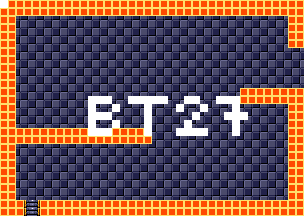

A 2D game scene composited from a Tiled map and its tileset images. What follows is a short description and the map's XML, with each tile layer's data collapsed to a summary:
An orthogonal 38x27 tile map with 8x8 px tiles, 4 tile layers (background, foreground, room numbers, Objects), 15 tilesets.

<map version="1.5" tiledversion="1.7.1" orientation="orthogonal" renderorder="right-down" width="38" height="27" tilewidth="8" tileheight="8" infinite="0" nextlayerid="11" nextobjectid="1">
 <tileset firstgid="1" source="tilesheets/tsKarniMata.tsx" />
 <tileset firstgid="1025" source="tilesheets/tsVoodooWasp.tsx" />
 <tileset firstgid="2049" source="tilesheets/tsBurial.tsx" />
 <tileset firstgid="3073" source="tilesheets/tsBlueTemple.tsx" />
 <tileset firstgid="4097" source="tilesheets/tsGoddess.tsx" />
 <tileset firstgid="5121" source="tilesheets/tsKonark.tsx" />
 <tileset firstgid="6145" name="sEnemies" tilewidth="8" tileheight="8" tilecount="1024" columns="32">
  <image source="../grapx/tilesheets/sObjects.bmp" trans="ff94ff" width="256" height="256" />
 </tileset>
 <tileset firstgid="7169" source="tilesheets/tsIceTemple.tsx" />
 <tileset firstgid="8193" source="tilesheets/tsLavaArea.tsx" />
 <tileset firstgid="9217" source="tilesheets/tsBossArea.tsx" />
 <tileset firstgid="10241" source="tilesheets/tsPegu.tsx" />
 <tileset firstgid="11265" source="tilesheets/sTiwanakuTemple.tsx" />
 <tileset firstgid="12289" source="tilesheets/sIndraTemple.tsx" />
 <tileset firstgid="13313" source="tilesheets/sTeleport.tsx" />
 <tileset firstgid="14337" source="tilesheets/sObjects.tsx" />
 <layer id="2" name="background" width="38" height="27">
  <data>[1026 cells, 1026 non-empty, 2 distinct tile ids]</data>
 </layer>
 <layer id="1" name="foreground" width="38" height="27">
  <data>[1026 cells, 280 non-empty, 3 distinct tile ids]</data>
 </layer>
 <layer id="7" name="room numbers" width="38" height="27">
  <data>[1026 cells, 42 non-empty, 1 distinct tile ids]</data>
 </layer>
 <layer id="10" name="Objects" width="38" height="27">
  <data>[1026 cells, 0 non-empty, 0 distinct tile ids]</data>
 </layer>
</map>
